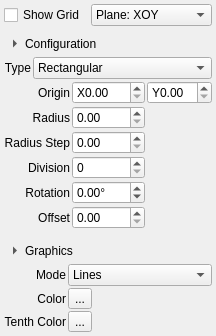
<?xml version="1.0" encoding="UTF-8"?>
<ui version="4.0">
 <class>Mayo::WidgetGrid</class>
 <widget class="QWidget" name="Mayo::WidgetGrid">
  <property name="geometry">
   <rect>
    <x>0</x>
    <y>0</y>
    <width>196</width>
    <height>336</height>
   </rect>
  </property>
  <property name="windowTitle">
   <string>Form</string>
  </property>
  <layout class="QVBoxLayout" name="verticalLayout_5">
   <property name="leftMargin">
    <number>4</number>
   </property>
   <property name="topMargin">
    <number>4</number>
   </property>
   <property name="rightMargin">
    <number>4</number>
   </property>
   <property name="bottomMargin">
    <number>4</number>
   </property>
   <item>
    <layout class="QHBoxLayout" name="horizontalLayout_3">
     <item>
      <widget class="QCheckBox" name="check_ShowGrid">
       <property name="text">
        <string>Show Grid</string>
       </property>
      </widget>
     </item>
     <item>
      <widget class="QComboBox" name="combo_Plane">
       <property name="sizePolicy">
        <sizepolicy hsizetype="Preferred" vsizetype="Fixed">
         <horstretch>1</horstretch>
         <verstretch>0</verstretch>
        </sizepolicy>
       </property>
       <item>
        <property name="text">
         <string>Plane: XOY</string>
        </property>
       </item>
       <item>
        <property name="text">
         <string>Plane: ZOX</string>
        </property>
       </item>
       <item>
        <property name="text">
         <string>Plane: YOZ</string>
        </property>
       </item>
       <item>
        <property name="text">
         <string>Plane: Custom</string>
        </property>
       </item>
      </widget>
     </item>
    </layout>
   </item>
   <item>
    <widget class="QWidget" name="widget_Main" native="true">
     <layout class="QVBoxLayout" name="verticalLayout_4">
      <property name="leftMargin">
       <number>0</number>
      </property>
      <property name="topMargin">
       <number>0</number>
      </property>
      <property name="rightMargin">
       <number>0</number>
      </property>
      <property name="bottomMargin">
       <number>0</number>
      </property>
      <item>
       <layout class="QVBoxLayout" name="verticalLayout_2">
        <property name="spacing">
         <number>2</number>
        </property>
        <item>
         <layout class="QHBoxLayout" name="horizontalLayout_2">
          <item>
           <widget class="QToolButton" name="btn_Config">
            <property name="text">
             <string>Configuration</string>
            </property>
            <property name="checkable">
             <bool>true</bool>
            </property>
            <property name="toolButtonStyle">
             <enum>Qt::ToolButtonTextBesideIcon</enum>
            </property>
            <property name="autoRaise">
             <bool>true</bool>
            </property>
            <property name="arrowType">
             <enum>Qt::RightArrow</enum>
            </property>
           </widget>
          </item>
          <item>
           <spacer name="horizontalSpacer_2">
            <property name="orientation">
             <enum>Qt::Horizontal</enum>
            </property>
            <property name="sizeHint" stdset="0">
             <size>
              <width>100</width>
              <height>20</height>
             </size>
            </property>
           </spacer>
          </item>
         </layout>
        </item>
        <item>
         <widget class="QWidget" name="widget_Config" native="true">
          <layout class="QGridLayout" name="gridLayout_4">
           <property name="leftMargin">
            <number>0</number>
           </property>
           <property name="topMargin">
            <number>0</number>
           </property>
           <property name="rightMargin">
            <number>0</number>
           </property>
           <property name="bottomMargin">
            <number>0</number>
           </property>
           <property name="spacing">
            <number>2</number>
           </property>
           <item row="0" column="0">
            <widget class="QLabel" name="label_Type">
             <property name="text">
              <string>Type</string>
             </property>
             <property name="alignment">
              <set>Qt::AlignRight|Qt::AlignTrailing|Qt::AlignVCenter</set>
             </property>
            </widget>
           </item>
           <item row="0" column="1">
            <widget class="QComboBox" name="combo_Type">
             <property name="sizePolicy">
              <sizepolicy hsizetype="Preferred" vsizetype="Fixed">
               <horstretch>1</horstretch>
               <verstretch>0</verstretch>
              </sizepolicy>
             </property>
             <item>
              <property name="text">
               <string>Rectangular</string>
              </property>
             </item>
             <item>
              <property name="text">
               <string>Circular</string>
              </property>
             </item>
            </widget>
           </item>
           <item row="1" column="0" colspan="2">
            <widget class="QStackedWidget" name="stack_Config">
             <property name="currentIndex">
              <number>1</number>
             </property>
             <widget class="QWidget" name="page_Rectangular">
              <layout class="QGridLayout" name="gridLayout">
               <property name="leftMargin">
                <number>0</number>
               </property>
               <property name="topMargin">
                <number>0</number>
               </property>
               <property name="rightMargin">
                <number>0</number>
               </property>
               <property name="bottomMargin">
                <number>0</number>
               </property>
               <property name="spacing">
                <number>2</number>
               </property>
               <item row="0" column="2">
                <widget class="QDoubleSpinBox" name="edit_RectOriginY">
                 <property name="sizePolicy">
                  <sizepolicy hsizetype="Minimum" vsizetype="Fixed">
                   <horstretch>1</horstretch>
                   <verstretch>0</verstretch>
                  </sizepolicy>
                 </property>
                 <property name="prefix">
                  <string>Y</string>
                 </property>
                </widget>
               </item>
               <item row="1" column="0">
                <widget class="QLabel" name="label_7">
                 <property name="text">
                  <string>Step</string>
                 </property>
                 <property name="alignment">
                  <set>Qt::AlignRight|Qt::AlignTrailing|Qt::AlignVCenter</set>
                 </property>
                </widget>
               </item>
               <item row="1" column="1">
                <widget class="QDoubleSpinBox" name="edit_RectStepX">
                 <property name="sizePolicy">
                  <sizepolicy hsizetype="Minimum" vsizetype="Fixed">
                   <horstretch>1</horstretch>
                   <verstretch>0</verstretch>
                  </sizepolicy>
                 </property>
                 <property name="prefix">
                  <string>X</string>
                 </property>
                 <property name="minimum">
                  <double>0.010000000000000</double>
                 </property>
                </widget>
               </item>
               <item row="1" column="2">
                <widget class="QDoubleSpinBox" name="edit_RectStepY">
                 <property name="sizePolicy">
                  <sizepolicy hsizetype="Minimum" vsizetype="Fixed">
                   <horstretch>1</horstretch>
                   <verstretch>0</verstretch>
                  </sizepolicy>
                 </property>
                 <property name="prefix">
                  <string>Y</string>
                 </property>
                 <property name="minimum">
                  <double>0.010000000000000</double>
                 </property>
                </widget>
               </item>
               <item row="2" column="0">
                <widget class="QLabel" name="label">
                 <property name="text">
                  <string>Size</string>
                 </property>
                 <property name="alignment">
                  <set>Qt::AlignRight|Qt::AlignTrailing|Qt::AlignVCenter</set>
                 </property>
                </widget>
               </item>
               <item row="2" column="1">
                <widget class="QDoubleSpinBox" name="edit_RectSizeX">
                 <property name="sizePolicy">
                  <sizepolicy hsizetype="Minimum" vsizetype="Fixed">
                   <horstretch>1</horstretch>
                   <verstretch>0</verstretch>
                  </sizepolicy>
                 </property>
                 <property name="prefix">
                  <string>X</string>
                 </property>
                </widget>
               </item>
               <item row="2" column="2">
                <widget class="QDoubleSpinBox" name="edit_RectSizeY">
                 <property name="sizePolicy">
                  <sizepolicy hsizetype="Minimum" vsizetype="Fixed">
                   <horstretch>1</horstretch>
                   <verstretch>0</verstretch>
                  </sizepolicy>
                 </property>
                 <property name="prefix">
                  <string>Y</string>
                 </property>
                </widget>
               </item>
               <item row="3" column="0">
                <widget class="QLabel" name="label_5">
                 <property name="text">
                  <string>Rotation</string>
                 </property>
                 <property name="alignment">
                  <set>Qt::AlignRight|Qt::AlignTrailing|Qt::AlignVCenter</set>
                 </property>
                </widget>
               </item>
               <item row="3" column="1">
                <widget class="QDoubleSpinBox" name="edit_RectRotation">
                 <property name="sizePolicy">
                  <sizepolicy hsizetype="Minimum" vsizetype="Fixed">
                   <horstretch>1</horstretch>
                   <verstretch>0</verstretch>
                  </sizepolicy>
                 </property>
                 <property name="suffix">
                  <string>°</string>
                 </property>
                 <property name="minimum">
                  <double>-180.000000000000000</double>
                 </property>
                 <property name="maximum">
                  <double>180.000000000000000</double>
                 </property>
                 <property name="singleStep">
                  <double>5.000000000000000</double>
                 </property>
                </widget>
               </item>
               <item row="3" column="2">
                <widget class="QWidget" name="widget_2" native="true">
                 <property name="sizePolicy">
                  <sizepolicy hsizetype="Preferred" vsizetype="Preferred">
                   <horstretch>0</horstretch>
                   <verstretch>0</verstretch>
                  </sizepolicy>
                 </property>
                </widget>
               </item>
               <item row="4" column="0">
                <widget class="QLabel" name="label_8">
                 <property name="text">
                  <string>Offset</string>
                 </property>
                 <property name="alignment">
                  <set>Qt::AlignRight|Qt::AlignTrailing|Qt::AlignVCenter</set>
                 </property>
                </widget>
               </item>
               <item row="4" column="1">
                <widget class="QDoubleSpinBox" name="edit_RectOffset">
                 <property name="sizePolicy">
                  <sizepolicy hsizetype="Minimum" vsizetype="Fixed">
                   <horstretch>1</horstretch>
                   <verstretch>0</verstretch>
                  </sizepolicy>
                 </property>
                 <property name="suffix">
                  <string/>
                 </property>
                </widget>
               </item>
               <item row="0" column="1">
                <widget class="QDoubleSpinBox" name="edit_RectOriginX">
                 <property name="sizePolicy">
                  <sizepolicy hsizetype="Minimum" vsizetype="Fixed">
                   <horstretch>1</horstretch>
                   <verstretch>0</verstretch>
                  </sizepolicy>
                 </property>
                 <property name="prefix">
                  <string>X</string>
                 </property>
                </widget>
               </item>
               <item row="0" column="0">
                <widget class="QLabel" name="label_RectOrigin">
                 <property name="text">
                  <string>Origin</string>
                 </property>
                 <property name="alignment">
                  <set>Qt::AlignRight|Qt::AlignTrailing|Qt::AlignVCenter</set>
                 </property>
                </widget>
               </item>
              </layout>
             </widget>
             <widget class="QWidget" name="page_Circular">
              <layout class="QGridLayout" name="gridLayout_2">
               <property name="leftMargin">
                <number>0</number>
               </property>
               <property name="topMargin">
                <number>0</number>
               </property>
               <property name="rightMargin">
                <number>0</number>
               </property>
               <property name="bottomMargin">
                <number>0</number>
               </property>
               <property name="spacing">
                <number>2</number>
               </property>
               <item row="0" column="0">
                <widget class="QLabel" name="label_9">
                 <property name="text">
                  <string>Origin</string>
                 </property>
                 <property name="alignment">
                  <set>Qt::AlignRight|Qt::AlignTrailing|Qt::AlignVCenter</set>
                 </property>
                </widget>
               </item>
               <item row="0" column="1">
                <widget class="QDoubleSpinBox" name="edit_CircOriginX">
                 <property name="sizePolicy">
                  <sizepolicy hsizetype="Minimum" vsizetype="Fixed">
                   <horstretch>1</horstretch>
                   <verstretch>0</verstretch>
                  </sizepolicy>
                 </property>
                 <property name="prefix">
                  <string>X</string>
                 </property>
                </widget>
               </item>
               <item row="0" column="2">
                <widget class="QDoubleSpinBox" name="edit_CircOriginY">
                 <property name="sizePolicy">
                  <sizepolicy hsizetype="Minimum" vsizetype="Fixed">
                   <horstretch>1</horstretch>
                   <verstretch>0</verstretch>
                  </sizepolicy>
                 </property>
                 <property name="prefix">
                  <string>Y</string>
                 </property>
                </widget>
               </item>
               <item row="1" column="0">
                <widget class="QLabel" name="label_4">
                 <property name="text">
                  <string>Radius</string>
                 </property>
                 <property name="alignment">
                  <set>Qt::AlignRight|Qt::AlignTrailing|Qt::AlignVCenter</set>
                 </property>
                </widget>
               </item>
               <item row="1" column="1">
                <widget class="QDoubleSpinBox" name="edit_CircRadius">
                 <property name="sizePolicy">
                  <sizepolicy hsizetype="Minimum" vsizetype="Fixed">
                   <horstretch>1</horstretch>
                   <verstretch>0</verstretch>
                  </sizepolicy>
                 </property>
                </widget>
               </item>
               <item row="1" column="2">
                <widget class="QWidget" name="widget" native="true">
                 <property name="sizePolicy">
                  <sizepolicy hsizetype="Preferred" vsizetype="Preferred">
                   <horstretch>1</horstretch>
                   <verstretch>0</verstretch>
                  </sizepolicy>
                 </property>
                </widget>
               </item>
               <item row="2" column="0">
                <widget class="QLabel" name="label_2">
                 <property name="text">
                  <string>Radius Step</string>
                 </property>
                 <property name="alignment">
                  <set>Qt::AlignRight|Qt::AlignTrailing|Qt::AlignVCenter</set>
                 </property>
                </widget>
               </item>
               <item row="2" column="1">
                <widget class="QDoubleSpinBox" name="edit_CircRadiusStep">
                 <property name="sizePolicy">
                  <sizepolicy hsizetype="Minimum" vsizetype="Fixed">
                   <horstretch>1</horstretch>
                   <verstretch>0</verstretch>
                  </sizepolicy>
                 </property>
                </widget>
               </item>
               <item row="3" column="0">
                <widget class="QLabel" name="label_3">
                 <property name="text">
                  <string>Division</string>
                 </property>
                 <property name="alignment">
                  <set>Qt::AlignRight|Qt::AlignTrailing|Qt::AlignVCenter</set>
                 </property>
                </widget>
               </item>
               <item row="3" column="1">
                <widget class="QSpinBox" name="edit_CircDivision">
                 <property name="sizePolicy">
                  <sizepolicy hsizetype="Minimum" vsizetype="Fixed">
                   <horstretch>1</horstretch>
                   <verstretch>0</verstretch>
                  </sizepolicy>
                 </property>
                </widget>
               </item>
               <item row="4" column="0">
                <widget class="QLabel" name="label_10">
                 <property name="text">
                  <string>Rotation</string>
                 </property>
                 <property name="alignment">
                  <set>Qt::AlignRight|Qt::AlignTrailing|Qt::AlignVCenter</set>
                 </property>
                </widget>
               </item>
               <item row="4" column="1">
                <widget class="QDoubleSpinBox" name="edit_CircRotation">
                 <property name="sizePolicy">
                  <sizepolicy hsizetype="Minimum" vsizetype="Fixed">
                   <horstretch>1</horstretch>
                   <verstretch>0</verstretch>
                  </sizepolicy>
                 </property>
                 <property name="suffix">
                  <string>°</string>
                 </property>
                 <property name="minimum">
                  <double>-180.000000000000000</double>
                 </property>
                 <property name="maximum">
                  <double>180.000000000000000</double>
                 </property>
                 <property name="singleStep">
                  <double>5.000000000000000</double>
                 </property>
                </widget>
               </item>
               <item row="5" column="0">
                <widget class="QLabel" name="label_11">
                 <property name="text">
                  <string>Offset</string>
                 </property>
                 <property name="alignment">
                  <set>Qt::AlignRight|Qt::AlignTrailing|Qt::AlignVCenter</set>
                 </property>
                </widget>
               </item>
               <item row="5" column="1">
                <widget class="QDoubleSpinBox" name="edit_CircOffset">
                 <property name="sizePolicy">
                  <sizepolicy hsizetype="Minimum" vsizetype="Fixed">
                   <horstretch>1</horstretch>
                   <verstretch>0</verstretch>
                  </sizepolicy>
                 </property>
                 <property name="suffix">
                  <string/>
                 </property>
                </widget>
               </item>
              </layout>
             </widget>
            </widget>
           </item>
          </layout>
         </widget>
        </item>
       </layout>
      </item>
      <item>
       <layout class="QVBoxLayout" name="verticalLayout_3">
        <property name="spacing">
         <number>2</number>
        </property>
        <item>
         <layout class="QHBoxLayout" name="horizontalLayout">
          <item>
           <widget class="QToolButton" name="btn_Graphics">
            <property name="text">
             <string>Graphics</string>
            </property>
            <property name="checkable">
             <bool>true</bool>
            </property>
            <property name="toolButtonStyle">
             <enum>Qt::ToolButtonTextBesideIcon</enum>
            </property>
            <property name="autoRaise">
             <bool>true</bool>
            </property>
            <property name="arrowType">
             <enum>Qt::RightArrow</enum>
            </property>
           </widget>
          </item>
          <item>
           <spacer name="horizontalSpacer">
            <property name="orientation">
             <enum>Qt::Horizontal</enum>
            </property>
            <property name="sizeHint" stdset="0">
             <size>
              <width>100</width>
              <height>20</height>
             </size>
            </property>
           </spacer>
          </item>
         </layout>
        </item>
        <item>
         <widget class="QWidget" name="widget_Graphics" native="true">
          <layout class="QGridLayout" name="gridLayout_3">
           <property name="leftMargin">
            <number>0</number>
           </property>
           <property name="topMargin">
            <number>0</number>
           </property>
           <property name="rightMargin">
            <number>0</number>
           </property>
           <property name="bottomMargin">
            <number>0</number>
           </property>
           <property name="spacing">
            <number>2</number>
           </property>
           <item row="1" column="0">
            <widget class="QLabel" name="label_12">
             <property name="text">
              <string>Color</string>
             </property>
             <property name="alignment">
              <set>Qt::AlignRight|Qt::AlignTrailing|Qt::AlignVCenter</set>
             </property>
            </widget>
           </item>
           <item row="0" column="1" colspan="2">
            <widget class="QComboBox" name="combo_DrawMode">
             <item>
              <property name="text">
               <string>Lines</string>
              </property>
             </item>
             <item>
              <property name="text">
               <string>Points</string>
              </property>
             </item>
            </widget>
           </item>
           <item row="0" column="0">
            <widget class="QLabel" name="label_14">
             <property name="text">
              <string>Mode</string>
             </property>
             <property name="alignment">
              <set>Qt::AlignRight|Qt::AlignTrailing|Qt::AlignVCenter</set>
             </property>
            </widget>
           </item>
           <item row="1" column="2">
            <widget class="QWidget" name="widget_3" native="true">
             <property name="sizePolicy">
              <sizepolicy hsizetype="Preferred" vsizetype="Preferred">
               <horstretch>1</horstretch>
               <verstretch>0</verstretch>
              </sizepolicy>
             </property>
            </widget>
           </item>
           <item row="1" column="1">
            <widget class="QToolButton" name="btn_Color">
             <property name="text">
              <string>...</string>
             </property>
            </widget>
           </item>
           <item row="2" column="0">
            <widget class="QLabel" name="label_13">
             <property name="text">
              <string>Tenth Color</string>
             </property>
             <property name="alignment">
              <set>Qt::AlignRight|Qt::AlignTrailing|Qt::AlignVCenter</set>
             </property>
            </widget>
           </item>
           <item row="2" column="1">
            <widget class="QToolButton" name="btn_ColorTenth">
             <property name="text">
              <string>...</string>
             </property>
            </widget>
           </item>
          </layout>
         </widget>
        </item>
       </layout>
      </item>
     </layout>
    </widget>
   </item>
  </layout>
 </widget>
 <tabstops>
  <tabstop>check_ShowGrid</tabstop>
  <tabstop>combo_Plane</tabstop>
  <tabstop>btn_Config</tabstop>
  <tabstop>combo_Type</tabstop>
  <tabstop>edit_RectOriginX</tabstop>
  <tabstop>edit_RectOriginY</tabstop>
  <tabstop>edit_RectStepX</tabstop>
  <tabstop>edit_RectStepY</tabstop>
  <tabstop>edit_RectSizeX</tabstop>
  <tabstop>edit_RectSizeY</tabstop>
  <tabstop>edit_RectRotation</tabstop>
  <tabstop>edit_RectOffset</tabstop>
  <tabstop>btn_Graphics</tabstop>
  <tabstop>combo_DrawMode</tabstop>
  <tabstop>btn_Color</tabstop>
  <tabstop>btn_ColorTenth</tabstop>
  <tabstop>edit_CircOriginX</tabstop>
  <tabstop>edit_CircOriginY</tabstop>
  <tabstop>edit_CircRadius</tabstop>
  <tabstop>edit_CircRadiusStep</tabstop>
  <tabstop>edit_CircDivision</tabstop>
  <tabstop>edit_CircRotation</tabstop>
  <tabstop>edit_CircOffset</tabstop>
 </tabstops>
 <resources/>
 <connections/>
</ui>
